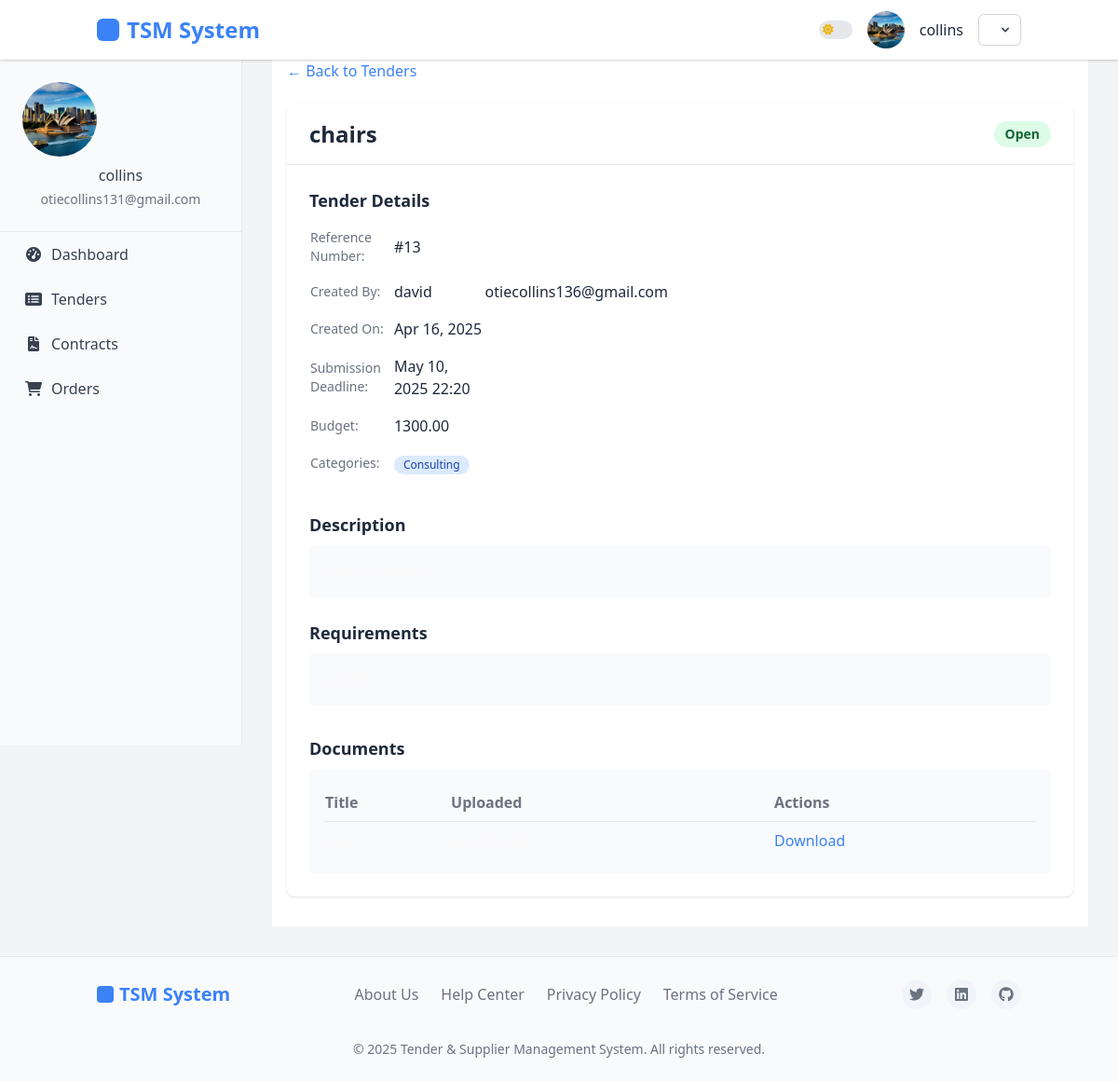
The app's page /tenders/3/ (signed in) with its own data.
### accounts/models.py (models this page shows, shortened)
class User(AbstractUser):
    USER_TYPE_CHOICES = (
        ('buyer', 'Buyer'),
        ('supplier', 'Supplier'),
        ('admin', 'Administrator'),
    )
    user_type = models.CharField(
        max_length=10,
        choices=USER_TYPE_CHOICES,
        default='buyer',
        verbose_name=_('User Type')
    )
    company_name = models.CharField(max_length=100, blank=True)
    phone_number = models.CharField(max_length=20, blank=True)
    email = models.EmailField(_('email address'), unique=True)
    USERNAME_FIELD = 'email'
    REQUIRED_FIELDS = ['username', 'user_type']
    @property
    def is_buyer(self):
        return self.user_type == 'buyer'
    class Meta:
        permissions = [
            ("manage_buyers", "Can manage buyer accounts"),
            ("manage_suppliers", "Can manage supplier accounts"),
        ]

class UserProfile(models.Model):
    user = models.OneToOneField(User, on_delete=models.CASCADE, related_name='profile')
    profile_picture = models.ImageField(upload_to='profile_pics/', blank=True, null=True)
    address = models.TextField(blank=True)
    city = models.CharField(max_length=100, blank=True)
    state = models.CharField(max_length=100, blank=True)
    country = models.CharField(max_length=100, blank=True)
    postal_code = models.CharField(max_length=20, blank=True)
    tax_id = models.CharField(max_length=50, blank=True)
    registration_date = models.DateTimeField(auto_now_add=True)
    last_active = models.DateTimeField(auto_now=True)
    business_category = models.CharField(max_length=100, blank=True)
    years_in_business = models.PositiveIntegerField(default=0)
    department = models.CharField(max_length=100, blank=True)
    position = models.CharField(max_length=100, blank=True)

### tenders/models.py (models this page shows, shortened)
class Tender(models.Model):
    title = models.CharField(max_length=200)
    reference_number = models.CharField(max_length=50, unique=True)
    description = models.TextField()
    requirements = models.TextField()
    budget = models.DecimalField(max_digits=15, decimal_places=2, null=True, blank=True)
    created_at = models.DateTimeField(auto_now_add=True)
    updated_at = models.DateTimeField(auto_now=True)
    submission_deadline = models.DateTimeField()
    is_active = models.BooleanField(default=True)
    categories = models.ManyToManyField(TenderCategory, related_name='tenders')
    current_stage = models.ForeignKey(TenderStage, on_delete=models.SET_NULL, null=True, related_name='tenders')
    created_by = models.ForeignKey(settings.AUTH_USER_MODEL, on_delete=models.CASCADE, related_name='created_tenders')
    @property
    def is_deadline_passed(self):
        from django.utils import timezone
        return timezone.now() > self.submission_deadline

class TenderCategory(models.Model):
    name = models.CharField(max_length=100)
    description = models.TextField(blank=True, null=True)
    class Meta:
        verbose_name_plural = "Tender Categories"

class TenderDocument(models.Model):
    tender = models.ForeignKey(Tender, on_delete=models.CASCADE, related_name='documents')
    title = models.CharField(max_length=200)
    file = models.FileField(upload_to='tender_documents/')
    is_public = models.BooleanField(default=True)
    uploaded_at = models.DateTimeField(auto_now_add=True)

### tenders/views.py (the view)
# urls.py: path('<int:pk>/', views.tender_detail, name='tender_detail'),
def tender_detail(request, pk):
    tender = get_object_or_404(Tender, pk=pk)
    is_owner = request.user == tender.created_by
    context = {
        'tender': tender,
        'is_owner': is_owner,
        'documents': tender.documents.filter(is_public=True) if not is_owner else tender.documents.all(),
    }
    if hasattr(request.user, 'userprofile') and request.user.userprofile.role == 'supplier':
        from bidding.models import Bid
        context['has_bid'] = Bid.objects.filter(tender=tender, supplier=request.user).exists()
    return render(request, 'tenders/tender_detail.html', context)

### tenders/templates/tenders/tender_detail.html (shortened to what this page needs)
{% extends 'base.html' %}
{% block content %}
<div class="container mx-auto px-4 py-8 theme-container">
    <div class="mb-6">
        <a href="{% url 'tenders:tender_list' %}" class="theme-icon-primary hover:underline">
            &larr; Back to Tenders
        </a>
    </div>
    <div class="theme-feature rounded-lg shadow overflow-hidden">
        <div class="border-b border-gray-200 dark:border-gray-700 px-6 py-4 flex justify-between items-center">
            <h1 class="text-2xl font-bold theme-heading">{{ tender.title }}</h1>
            <div>
                {% if tender.is_active %}
                    {% if tender.is_deadline_passed %}
                        <span class="px-3 py-1 inline-flex text-sm leading-5 font-semibold rounded-full bg-yellow-100 text-yellow-800 dark:bg-yellow-900 dark:text-yellow-200">
                            Evaluation
                        </span>
                    {% else %}
                        <span class="px-3 py-1 inline-flex text-sm leading-5 font-semibold rounded-full bg-green-100 text-green-800 dark:bg-green-900 dark:text-green-200">
                            Open
                        </span>
                    {% endif %}
                {% else %}
                    <span class="px-3 py-1 inline-flex text-sm leading-5 font-semibold rounded-full bg-gray-100 text-gray-800 dark:bg-gray-700 dark:text-gray-300">
                        Closed
                    </span>
                {% endif %}
            </div>
        </div>
        <div class="p-6">
            <div class="grid grid-cols-1 md:grid-cols-2 gap-6">
                <div>
                    <h2 class="text-lg font-semibold mb-2 theme-heading">Tender Details</h2>
                    <table class="min-w-full">
                        <tr>
                            <td class="py-2 text-sm font-medium theme-text-muted">Reference Number:</td>
                            <td class="py-2 theme-paragraph">{{ tender.reference_number }}</td>
                        </tr>
                        <tr>
                            <td class="py-2 text-sm font-medium theme-text-muted">Created By:</td>
                            <td class="py-2 theme-paragraph">{{ tender.created_by.username }}</td>
                            <td class="py-2 theme-paragraph">{{ tender.created_by.email }}</td>
                        </tr>
                        <tr>
                            <td class="py-2 text-sm font-medium theme-text-muted">Created On:</td>
                            <td class="py-2 theme-paragraph">{{ tender.created_at|date:"M d, Y" }}</td>
                        </tr>
                        <tr>
                            <td class="py-2 text-sm font-medium theme-text-muted">Submission Deadline:</td>
                            <td class="py-2 theme-paragraph">{{ tender.submission_deadline|date:"M d, Y H:i" }}</td>
                        </tr>
                        <tr>
                            <td class="py-2 text-sm font-medium theme-text-muted">Budget:</td>
                            <td class="py-2 theme-paragraph">{{ tender.budget|default:"Not specified" }}</td>
                        </tr>
                        <tr>
                            <td class="py-2 text-sm font-medium theme-text-muted">Categories:</td>
                            <td class="py-2">
                                {% for category in tender.categories.all %}
                                    <span class="inline-flex items-center px-2.5 py-0.5 rounded-full text-xs font-medium bg-blue-100 text-blue-800 dark:bg-blue-900 dark:text-blue-200 mr-1">
                                        {{ category.name }}
                                    </span>
                                {% endfor %}
                            </td>
                        </tr>
                    </table>
                </div>
                <div>
                </div>
            </div>
            <div class="mt-8">
                <h2 class="text-lg font-semibold mb-2 theme-heading">Description</h2>
                <div class="bg-gray-50 dark:bg-gray-800 rounded p-4 mb-6 theme-paragraph">
                   <span style="color: #fcf8f8;">{{ tender.description|linebreaks }}</span>
                </div>
                <h2 class="text-lg font-semibold mb-2 theme-heading">Requirements</h2>
                <div class="bg-gray-50 dark:bg-gray-800 rounded p-4 theme-paragraph">
                   <span style="color: #fcf8f8;">{{ tender.requirements|linebreaks }}</span>
                </div>
            </div>
            <div class="mt-8">
                <h2 class="text-lg font-semibold mb-2 theme-heading">Documents</h2>
                {% if documents %}
                    <div class="bg-gray-50 dark:bg-gray-800 rounded p-4">
                        <table class="min-w-full">
                            <thead>
                                <tr>
                                    <th class="text-left py-2 theme-text-muted">Title</th>
                                    <th class="text-left py-2 theme-text-muted">Uploaded</th>
                                    <th class="text-left py-2 theme-text-muted">Actions</th>
                                </tr>
                            </thead>
                            <tbody>
                                {% for document in documents %}
                                <tr  class="border-t border-gray-200 dark:border-gray-700">
                                    <td style="color: #fcf8f8;"class="py-2 theme-paragraph">{{ document.title }}</td>
                                    <td style="color: #fcf8f8;"class="py-2 theme-paragraph">{{ document.uploaded_at|date:"M d, Y" }}</td>
                                    <td class="py-2">
                                        <a href="{{ document.file.url }}" class="theme-icon-primary hover:underline" download>Download</a>
                                    </td>
                                </tr>
                                {% endfor %}
                            </tbody>
                        </table>
                    </div>
                {% else %}
                    <p class="theme-paragraph">No documents available for this tender.</p>
                {% endif %}
            </div>
        </div>
    </div>
</div>
{% endblock %}

### accounts/templates/base.html (shortened to what this page needs)
<!DOCTYPE html>
<html lang="en" class="light">
    <head>
    <script src="https://cdn.tailwindcss.com"></script>
    <link rel="stylesheet" href="https://cdnjs.cloudflare.com/ajax/libs/font-awesome/6.0.0-beta3/css/all.min.css">
</head>
<body>
    <aside class="sidebar">
        <div class="sidebar-profile">
            {% if user.is_authenticated %}
                {% if user.profile.profile_picture %}
                    <img src="{{ user.profile.profile_picture.url }}" alt="{{ user.username }}'s Avatar">
                {% endif %}
                <h6>{{ user.get_full_name|default:user.username }}</h6>
                <p class="text-sm">{{ user.email }}</p>
            {% endif %}
        </div>
        <nav class="sidebar-nav">
            <ul>
                {% if user.is_authenticated %}
                    {% if user.is_buyer %}
                        <li><a href="{% url 'dashboard:buyer_dashboard' %}" {% if request.resolver_match.url_name == 'buyer_dashboard' %}class="active"{% endif %}><i class="fas fa-tachometer-alt"></i> Dashboard</a></li>
                        <li><a href="{% url 'tenders:tender_list' %}" {% if request.resolver_match.url_name == 'tender_list' %}class="active"{% endif %}><i class="fas fa-list-alt"></i> Tenders</a></li>
                        <li><a href="{% url 'contracts:contract_list' %}" {% if request.path == '/contracts/' %}class="active"{% endif %}><i class="fas fa-file-contract"></i> Contracts</a></li>
                        <li><a href="{% url 'orders:order_list' %}"><i class="fas fa-shopping-cart"></i> Orders</a></li>
                    {% endif %}
                {% endif %}
            </ul>
        </nav>
    </aside>
    <header>
        <nav class="container mx-auto px-4">
            <div class="logo">
                <a href="{% url 'home' %}" class="text-2xl font-bold">TSM System</a>
            </div>
            <div class="profile">
                <div class="theme-toggle-container">
                    <label class="relative inline-flex items-center cursor-pointer">
                        <span class="w-9 h-5 bg-gray-200 peer-focus:outline-none peer-focus:ring-2 peer-focus:ring-primary-300 dark:bg-gray-700 rounded-full peer dark:peer-focus:ring-primary-600 peer-checked:bg-primary-600 relative">
                            <i class="fas fa-sun absolute left-1 top-1/2 -translate-y-1/2 text-yellow-500 text-xs z-10 transition-opacity dark:opacity-0"></i>
                        </span>
                    </label>
                </div>
                {% if user.profile.profile_picture %}
                      <img src="{{ user.profile.profile_picture.url }}" alt="{{ user.username }}'s Avatar" class="w-10 h-10 rounded-full object-cover">
                    {% else %}
                      <img src="https://via.placeholder.com/40" alt="User Avatar" class="w-10 h-10 rounded-full object-cover">
                    {% endif %}
                {% if user.is_authenticated %}
                    <span class="username">{{ user.username }}</span>
                    <div class="relative inline-block text-left">
                        <button id="userMenuButton" type="button" class="inline-flex items-center justify-center px-3 py-2 text-sm font-medium text-gray-700 bg-white border border-gray-300 rounded-md shadow-sm hover:bg-gray-50 focus:outline-none focus:ring-2 focus:ring-offset-2 focus:ring-primary-500 dark:bg-gray-800 dark:border-gray-700 dark:text-gray-400 dark:hover:bg-gray-700" aria-expanded="false" aria-haspopup="true">
                            <svg class="w-4 h-4 ml-2 -mr-1" viewBox="0 0 20 20" fill="currentColor" aria-hidden="true">
                                <path fill-rule="evenodd" d="M5.293 7.293a1 1 0 011.414 0L10 10.586l3.293-3.293a1 1 0 111.414 1.414l-4 4a1 1 0 01-1.414 0l-4-4a1 1 0 010-1.414z" clip-rule="evenodd" />
                            </svg>
                        </button>
                    </div>
                {% endif %}
            </div>
        </nav>
    </header>
    <div class="main-content">
        {% block content %}{% endblock %}
    </div>
    <footer>
        <div class="container mx-auto px-4">
            <div class="footer-content">
                <div class="footer-logo">TSM System</div>
                <div class="footer-links">
                    <a href="#">About Us</a>
                    <a href="#">Help Center</a>
                    <a href="#">Privacy Policy</a>
                    <a href="#">Terms of Service</a>
                </div>
                <div class="footer-socials">
                    <a href="#"><i class="fab fa-twitter"></i></a>
                    <a href="#"><i class="fab fa-linkedin"></i></a>
                    <a href="#"><i class="fab fa-github"></i></a>
                </div>
                <div class="footer-copyright">
                    &copy; {% now "Y" %} Tender & Supplier Management System. All rights reserved.
                </div>
            </div>
        </div>
    </footer>
</body>
</html>

### records on screen
User: profile.profile_picture (picture), get_full_name "collins", email "otiecollins131@gmail.com", username "collins"
Tender: title "chairs", reference_number "#13", created_by.username "david", created_by.email "otiecollins136@gmail.com", created_at "Apr 16, 2025", submission_deadline "May 10, 2025 22:20", budget "1300.00"
TenderCategory: name "Consulting"
